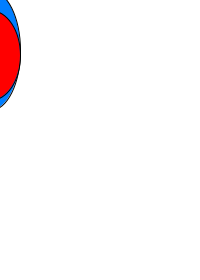
Frame 1 (no input)
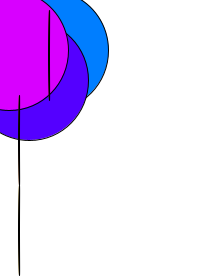
Frame 60 (the mouse pressed at the canvas centre just before this capture)
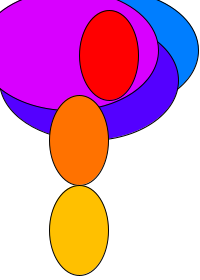
Frame 120 (the mouse held since frame 60 and released just before this capture)

The Processing sketch that drew these frames (run headless with seeded random() and noise(); from frame 60 on, the mouse is pressed at the canvas centre):

// Processing sketch: processing_11820
// ── processing_11820.pde

int x = 0; 
int y = 50; 
void setup() {
size(200, 280); 
}
void draw() {
background(255, 255, 255);
fill(0, 126, 255);
ellipse(x-10, y, x+60, y+70); 
fill(84, 0, 255);
ellipse(x-30, y +30, x+60, y+70); 
fill(216, 0, 255);
ellipse(x-50, y, x+60, y+70); 

fill(255, 0, 0);
ellipse(x-10, y+5, x-60, y+40); 
fill(255, 114, 0);
ellipse(x-40, y+90, x-60, y+40); 
fill(255, 192 , 0);
ellipse(x-40, y+180, x-60, y+40); 


x = x + 1; // 
if (x > 400) { 
x = -40; // 
}
}
